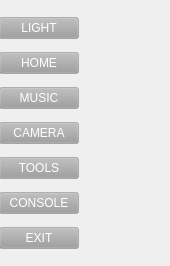
     <widget class="QWidget" name="widget" native="true">
      <property name="styleSheet">
       <string notr="true"/>
      </property>
      <widget class="QWidget" name="verticalLayoutWidget">
       <property name="geometry">
        <rect>
         <x>-1</x>
         <y>10</y>
         <width>161</width>
         <height>247</height>
        </rect>
       </property>
       <layout class="QVBoxLayout" name="verticalLayout">
        <item>
         <widget class="QPushButton" name="b_menuLight">
          <property name="sizePolicy">
           <sizepolicy hsizetype="Maximum" vsizetype="Fixed">
            <horstretch>0</horstretch>
            <verstretch>0</verstretch>
           </sizepolicy>
          </property>
          <property name="styleSheet">
           <string notr="true">background:  rgba(158, 158, 158,100);
color:white;</string>
          </property>
          <property name="text">
           <string>LIGHT</string>
          </property>
         </widget>
        </item>
        <item>
         <widget class="QPushButton" name="b_menuHome">
          <property name="sizePolicy">
           <sizepolicy hsizetype="Maximum" vsizetype="Fixed">
            <horstretch>0</horstretch>
            <verstretch>0</verstretch>
           </sizepolicy>
          </property>
          <property name="styleSheet">
           <string notr="true">background:  rgba(158, 158, 158,100);
color:white;</string>
          </property>
          <property name="text">
           <string>HOME</string>
          </property>
         </widget>
        </item>
        <item>
         <widget class="QPushButton" name="b_menuMusic">
          <property name="sizePolicy">
           <sizepolicy hsizetype="Maximum" vsizetype="Fixed">
            <horstretch>0</horstretch>
            <verstretch>0</verstretch>
           </sizepolicy>
          </property>
          <property name="styleSheet">
           <string notr="true">background:  rgba(158, 158, 158,100);
color:white;</string>
          </property>
          <property name="text">
           <string>MUSIC</string>
          </property>
         </widget>
        </item>
        <item>
         <widget class="QPushButton" name="b_menuCamera">
          <property name="sizePolicy">
           <sizepolicy hsizetype="Maximum" vsizetype="Fixed">
            <horstretch>0</horstretch>
            <verstretch>0</verstretch>
           </sizepolicy>
          </property>
          <property name="styleSheet">
           <string notr="true">background:  rgba(158, 158, 158,100);
color:white;</string>
          </property>
          <property name="text">
           <string>CAMERA</string>
          </property>
         </widget>
        </item>
        <item>
         <widget class="QPushButton" name="b_menuTools">
          <property name="sizePolicy">
           <sizepolicy hsizetype="Maximum" vsizetype="Fixed">
            <horstretch>0</horstretch>
            <verstretch>0</verstretch>
           </sizepolicy>
          </property>
          <property name="styleSheet">
           <string notr="true">background:  rgba(158, 158, 158,100);
color:white;</string>
          </property>
          <property name="text">
           <string>TOOLS</string>
          </property>
         </widget>
        </item>
        <item>
         <widget class="QPushButton" name="b_menuConsole">
          <property name="sizePolicy">
           <sizepolicy hsizetype="Maximum" vsizetype="Fixed">
            <horstretch>0</horstretch>
            <verstretch>0</verstretch>
           </sizepolicy>
          </property>
          <property name="styleSheet">
           <string notr="true">background:  rgba(158, 158, 158,100);
color:white;</string>
          </property>
          <property name="text">
           <string>CONSOLE</string>
          </property>
         </widget>
        </item>
        <item>
         <widget class="QPushButton" name="b_menuExit">
          <property name="sizePolicy">
           <sizepolicy hsizetype="Maximum" vsizetype="Fixed">
            <horstretch>0</horstretch>
            <verstretch>0</verstretch>
           </sizepolicy>
          </property>
          <property name="styleSheet">
           <string notr="true">background:  rgba(158, 158, 158,100);
color:white;</string>
          </property>
          <property name="text">
           <string>EXIT</string>
          </property>
         </widget>
        </item>
       </layout>
      </widget>
     </widget>
